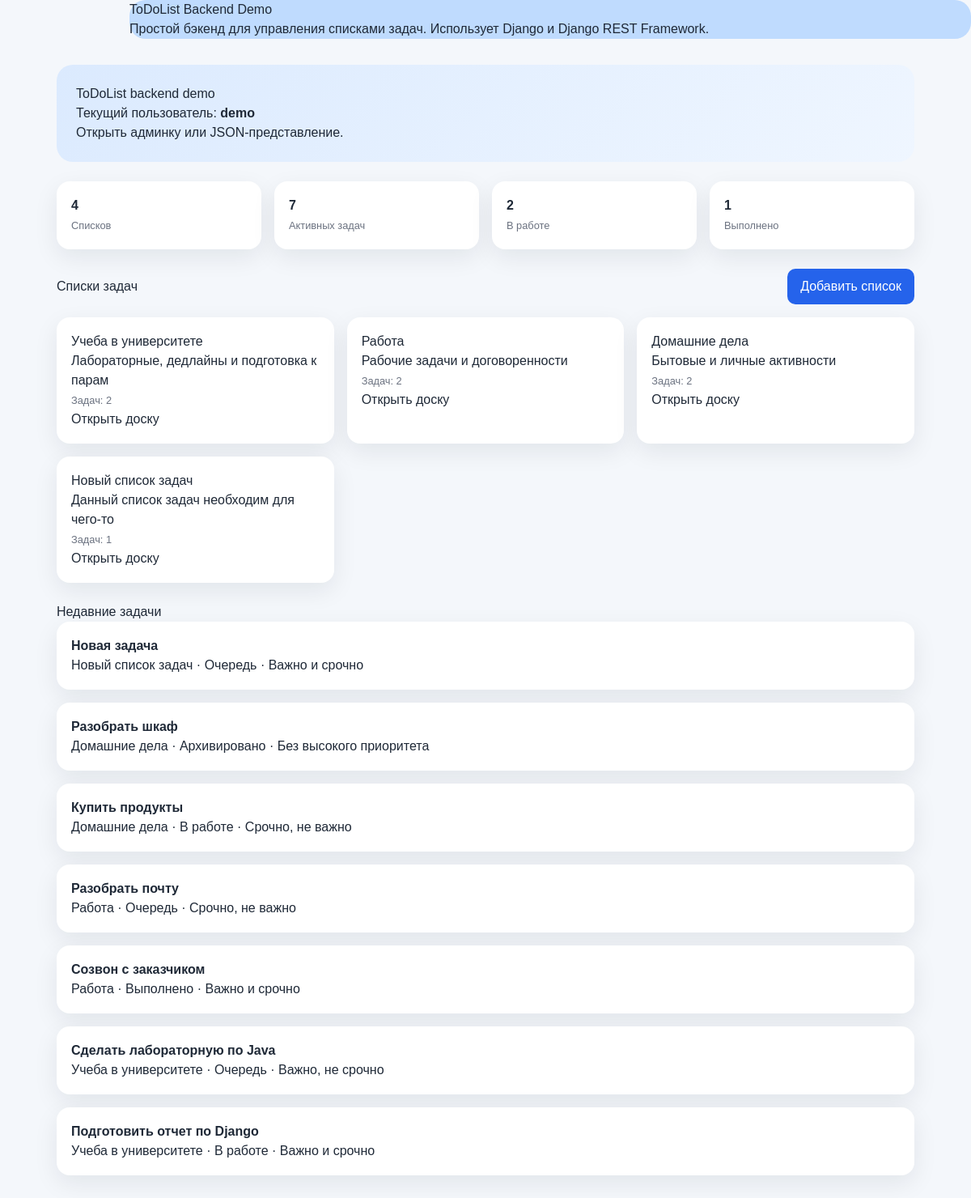
The app's page /, older data.
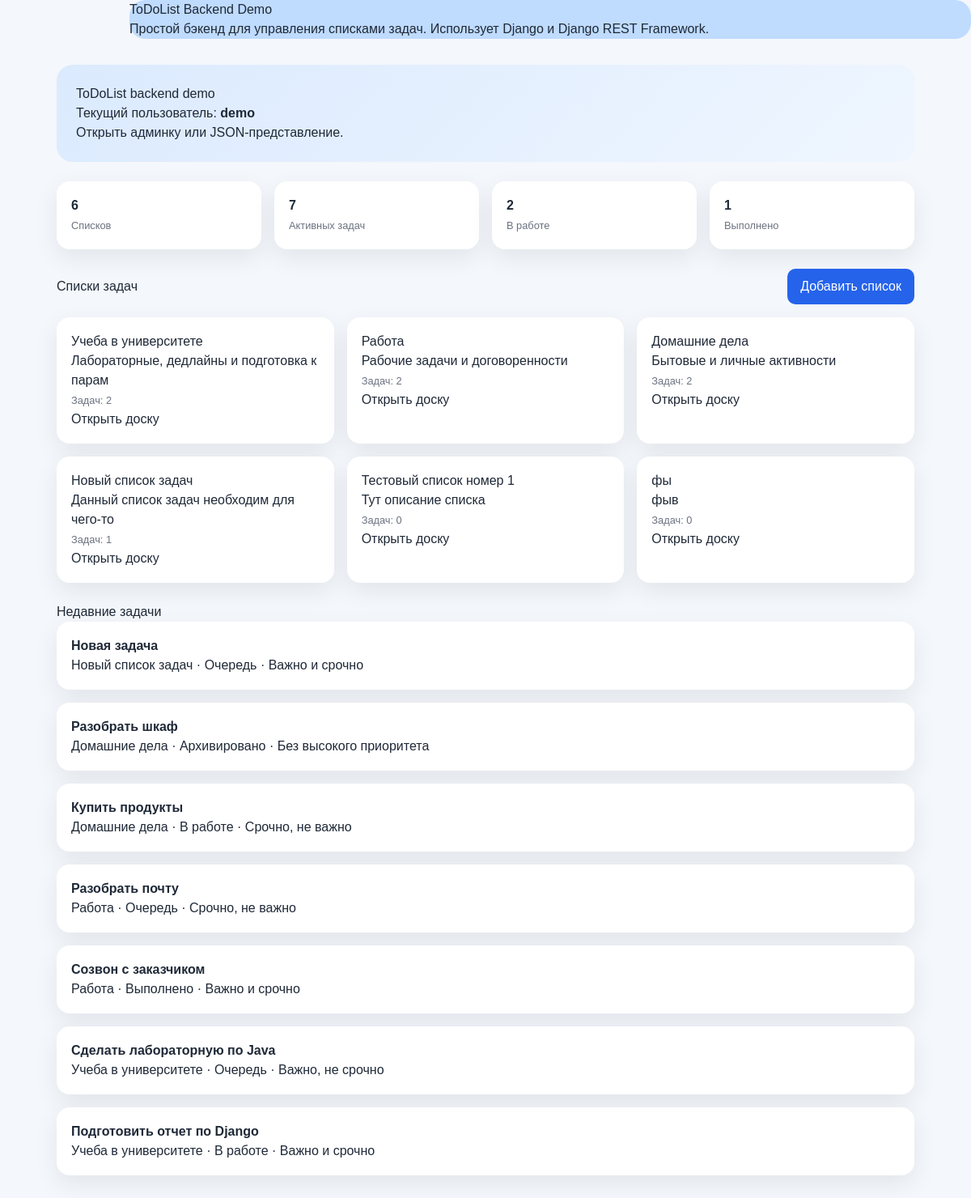
The same page, newer data.
### tasks/models.py (models this page shows, shortened)
class TodoUser(AbstractUser):
    timezone = models.CharField(max_length=64, default='Asia/Yekaterinburg')
    class Meta:
        verbose_name = 'Пользователь'
        verbose_name_plural = 'Пользователи'

class TodoList(models.Model):
    user = models.ForeignKey(
        TodoUser,
        on_delete=models.CASCADE,
        related_name='todo_lists',
        verbose_name='Пользователь',
    )
    title = models.CharField(max_length=200, verbose_name='Название')
    description = models.TextField(blank=True, verbose_name='Описание')
    color = models.CharField(max_length=7, blank=True, verbose_name='Цвет')
    icon = models.CharField(max_length=50, blank=True, verbose_name='Иконка')
    position = models.PositiveIntegerField(default=0, verbose_name='Позиция')
    is_archived = models.BooleanField(default=False, verbose_name='В архиве')
    created_at = models.DateTimeField(auto_now_add=True, verbose_name='Создан')
    updated_at = models.DateTimeField(auto_now=True, verbose_name='Обновлен')
    class Meta:
        verbose_name = 'Список задач'
        verbose_name_plural = 'Списки задач'
        ordering = ['position', 'title']
        constraints = [
            models.UniqueConstraint(
                fields=['user', 'title'],
                name='unique_todo_list_title_per_user',
            ),
        ]
        indexes = [
            models.Index(fields=['user'], name='todo_list_user_idx'),
            models.Index(fields=['user', 'is_archived'], name='todo_list_user_arch_idx'),
        ]

class Task(models.Model):
    class Status(models.TextChoices):
        QUEUE = 'queue', 'Очередь'
        IN_PROGRESS = 'in_progress', 'В работе'
        DONE = 'done', 'Выполнено'
        ARCHIVED = 'archived', 'Архивировано'
    user = models.ForeignKey(
        TodoUser,
        on_delete=models.CASCADE,
        related_name='tasks',
        verbose_name='Пользователь',
    )
    todo_list = models.ForeignKey(
        TodoList,
        on_delete=models.CASCADE,
        related_name='tasks',
        verbose_name='Список задач',
    )
    title = models.CharField(max_length=255, verbose_name='Заголовок')
    description = models.TextField(blank=True, verbose_name='Описание')
    status = models.CharField(
        max_length=20,
        choices=Status.choices,
        default=Status.QUEUE,
        verbose_name='Статус',
    )
    position = models.PositiveIntegerField(default=0, verbose_name='Позиция')
    is_important = models.BooleanField(default=False, verbose_name='Важно')
    is_urgent = models.BooleanField(default=False, verbose_name='Срочно')
    start_date = models.DateTimeField(null=True, blank=True, verbose_name='Дата старта')
    due_date = models.DateTimeField(null=True, blank=True, verbose_name='Дедлайн')
    completed_at = models.DateTimeField(null=True, blank=True, verbose_name='Завершена')
    archived_at = models.DateTimeField(null=True, blank=True, verbose_name='Архивирована')
    is_deleted = models.BooleanField(default=False, verbose_name='Удалена')
    deleted_at = models.DateTimeField(null=True, blank=True, verbose_name='Удалена в')
    created_at = models.DateTimeField(auto_now_add=True, verbose_name='Создана')
    updated_at = models.DateTimeField(auto_now=True, verbose_name='Обновлена')
    class Meta:
        verbose_name = 'Задача'
        verbose_name_plural = 'Задачи'
        ordering = ['todo_list__position', 'status', 'position', '-created_at']
        constraints = [
            models.UniqueConstraint(
                fields=['todo_list', 'status', 'position'],
                condition=Q(is_deleted=False),
                name='unique_task_position_per_status',
            ),
            models.CheckConstraint(
                check=Q(position__gte=0),
                name='task_position_gte_0',
            ),
        ]
        indexes = [
            models.Index(fields=['user', 'status'], name='task_user_status_idx'),
            models.Index(fields=['todo_list', 'status'], name='task_list_status_idx'),
            models.Index(
                fields=['user', 'is_important', 'is_urgent'],
                name='task_priority_matrix_idx',
            ),
        ]
    @property
    def priority_label(self) -> str:
        if self.is_important and self.is_urgent:
            return 'Важно и срочно'
        if self.is_important:
            return 'Важно, не срочно'
        if self.is_urgent:
            return 'Срочно, не важно'
        return 'Без высокого приоритета'

### tasks/views.py (the view, shortened to what this page needs)
# urls.py: path('', DashboardView.as_view(), name='dashboard'),
class DashboardView(View):
    template_name = 'tasks/dashboard.html'
    def get(self, request):
        user = request.user if request.user.is_authenticated else get_demo_user()
        return render(
            request,
            self.template_name,
            self.get_context(user, todo_list_form=TodoListForm(user=user)),
        )
    def get_context(self, user, todo_list_form, is_create_list_form_open=False):
        todo_lists = (
            TodoList.objects.filter(user=user, is_archived=False)
            .annotate(task_count=Count('tasks'))
            .order_by('position', 'title')
        )
        recent_tasks = (
            Task.objects.filter(user=user, is_deleted=False)
            .select_related('todo_list')
            .order_by('-updated_at')[:8]
        )
        context = {
            'user_obj': user,
            'todo_lists': todo_lists,
            'recent_tasks': recent_tasks,
            'stats': {
                'lists': todo_lists.count(),
                'tasks': Task.objects.filter(user=user, is_deleted=False).count(),
                'in_progress': Task.objects.filter(
                    user=user,
                    status=Task.Status.IN_PROGRESS,
                    is_deleted=False,
                ).count(),
                'done': Task.objects.filter(
                    user=user,
                    status=Task.Status.DONE,
                    is_deleted=False,
                ).count(),
            },
            'todo_list_form': todo_list_form,
            'is_create_list_form_open': is_create_list_form_open,
        }
        return context

### tasks/views.py (called while the page is built)
def get_demo_user():
    return TodoUser.objects.order_by('id').first()

### tasks/templates/tasks/dashboard.html (shortened to what this page needs)
{% extends "base_layout.html" %}
{% load tailwind_tags %}
{% block content %}
    <article class="[--size:20px] ml-40 bg-blue-200 rounded-[var(--size)]">
        <h1>ToDoList Backend Demo</h1>
        <p>Простой бэкенд для управления списками задач. Использует Django и Django REST Framework.</p>
    </article>
<div class="wrapper">
    <div class="hero">
        <h1>ToDoList backend demo</h1>
        {% if user_obj %}
            <p>Текущий пользователь: <strong>{{ user_obj.username }}</strong></p>
            <p>
                Открыть <a href="/admin/">админку</a> или
                <a href="{% url 'tasks:demo_api' %}">JSON-представление</a>.
            </p>
        {% else %}
            <p>Демо-данные пока не созданы. Выполни команду <code>seed_demo</code>.</p>
        {% endif %}
    </div>
    {% if user_obj %}
        <div class="stats">
            <div class="card"><strong>{{ stats.lists }}</strong><br><small>Списков</small></div>
            <div class="card"><strong>{{ stats.tasks }}</strong><br><small>Активных задач</small></div>
            <div class="card"><strong>{{ stats.in_progress }}</strong><br><small>В работе</small></div>
            <div class="card"><strong>{{ stats.done }}</strong><br><small>Выполнено</small></div>
        </div>
        <div class="section-header">
            <h2>Списки задач</h2>
            <button class="button" type="button" data-open-list-form>Добавить список</button>
        </div>
        <div class="lists">
            {% for todo_list in todo_lists %}
                <div class="card">
                    <h3>{{ todo_list.title }}</h3>
                    <p>{{ todo_list.description|default:"Без описания" }}</p>
                    <p><small>Задач: {{ todo_list.task_count }}</small></p>
                    <a href="{% url 'tasks:list_detail' todo_list.pk %}">Открыть доску</a>
                </div>
            {% endfor %}
        </div>
        <h2>Недавние задачи</h2>
        <div class="recent">
            {% for task in recent_tasks %}
                <div class="card">
                    <strong>{{ task.title }}</strong>
                    <p>{{ task.todo_list.title }} · {{ task.get_status_display }} · {{ task.priority_label }}</p>
                </div>
            {% empty %}
                <div class="card">Пока нет задач.</div>
            {% endfor %}
        </div>
    {% endif %}
</div>
{% endblock content %}

### templates/base_layout.html (shortened to what this page needs)
{% load static tailwind_tags %}
<!DOCTYPE html>
<html lang="ru">
<head>
    {% tailwind_css %}
</head>
<body>
{% block content %}
{% endblock content %}
</body>
</html>

### tasks/templates/tasks/dashboard.html (style rules this page uses)
body { font-family: Arial, sans-serif; margin: 0; background: #f4f7fb; color: #1f2937; }
.wrapper { max-width: 1100px; margin: 0 auto; padding: 32px 20px 48px; }
.hero { background: linear-gradient(135deg, #dbeafe, #eff6ff); border-radius: 20px; padding: 24px; margin-bottom: 24px; }
.stats, .lists, .recent { display: grid; gap: 16px; }
.section-header { display: flex; justify-content: space-between; align-items: center; gap: 16px; margin-bottom: 16px; }
.button { border: 0; border-radius: 10px; background: #2563eb; color: #fff; cursor: pointer; font: inherit; padding: 10px 16px; }
.stats { grid-template-columns: repeat(auto-fit, minmax(160px, 1fr)); margin-bottom: 24px; }
.card { background: #fff; border-radius: 16px; padding: 18px; box-shadow: 0 10px 30px rgba(15, 23, 42, 0.08); }
.lists { grid-template-columns: repeat(auto-fit, minmax(260px, 1fr)); margin-bottom: 24px; }
a { color: #2563eb; text-decoration: none; }
small { color: #6b7280; }

Row changes from the older to the newer data that the page shows:
added TodoList: title "Тестовый список номер 1", description "Тут описание списка", task_count "0"
added TodoList: title "фы", description "фыв", task_count "0"
Text that changed along with them:
{{ stats.lists }}: "4" → "6"
